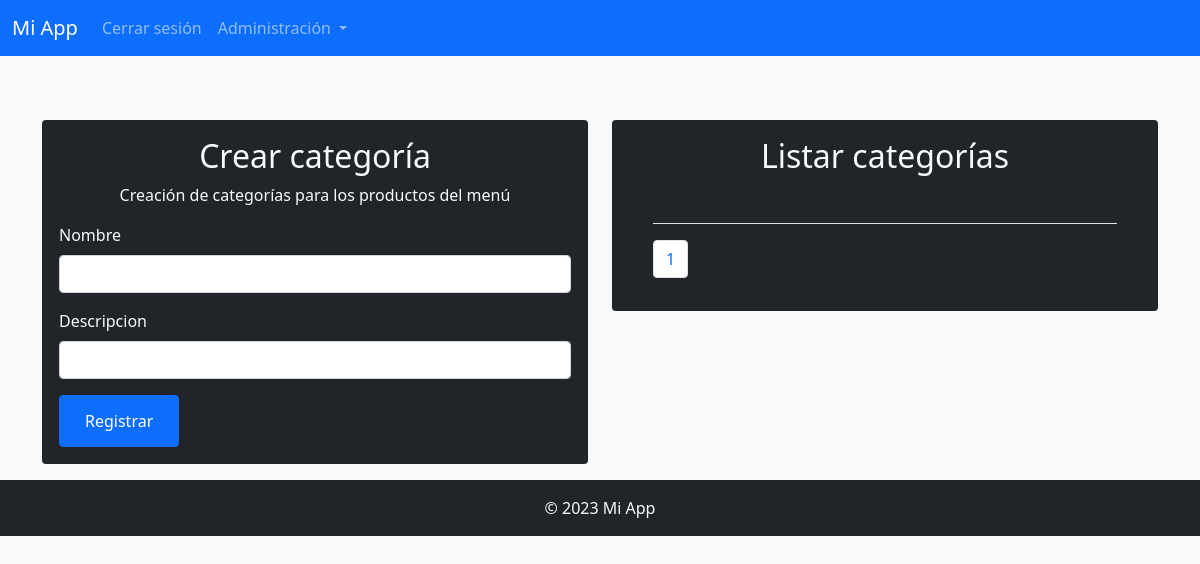
/admin/categoria?pagina=2&elementos=5 (signed in), run on an earlier commit of the app's database.
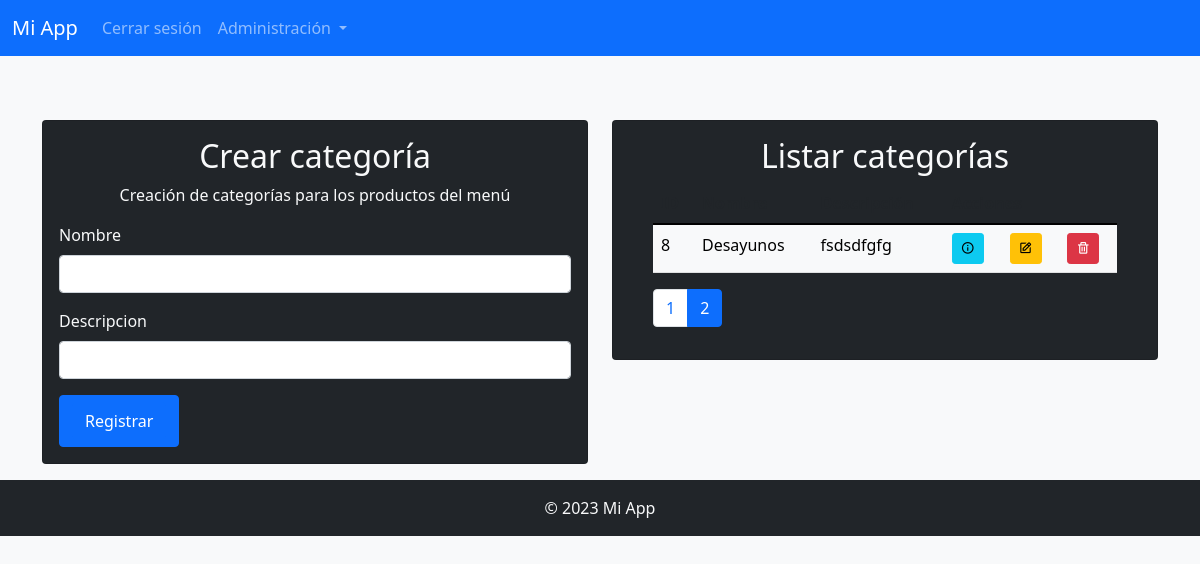
And on a later commit of the database.
### models/CategoriasMenu.py (models this page shows)
class CategoriasMenu(db.Model):
  id = db.Column(db.Integer, primary_key=True)
  nombre = db.Column(db.String(20), unique=True, nullable=False)
  descripcion = db.Column(db.String(200), nullable=False)

### routes/menu/categorias.py (the view, shortened to what this page needs)
@categorias_menu.route('/admin/categoria', methods=['POST', 'GET'])
@login_required
def adm_categoria():
  form = CategoriaMenuForm()
  pagina = request.args.get('pagina', 1, type=int)
  categorias_por_pagina = request.args.get('elementos', 5, type=int)
  categorias_paginadas = CategoriasMenu.query.paginate(page=pagina, per_page=categorias_por_pagina, error_out=False)
  return render_template('admin/categoria.html', form=form, categorias_paginadas=categorias_paginadas)

### forms/forms.py
class CategoriaMenuForm(FlaskForm):
  nombre = StringField('Nombre', validators=[DataRequired()])
  descripcion = StringField('Descripcion', validators=[DataRequired()])
  submit = SubmitField('Registrar')

### models/User.py (called while the page is built)
@login_manager.user_loader
def load_user(user_id):
  return User.query.get(int(user_id))

### templates/admin/categoria.html (shortened to what this page needs)
{% extends "base.html" %}
{% block content %}
<div class="row justify-content-center">
  <div class="col-lg-6 col-md-12">
    <div class="card bg-dark text-light mt-5">
      <div class="card-body">
        <h2 class="text-center text-light">Crear categoría</h2>
        <p class="text-center text-light">Creación de categorías para los productos del menú</p>
        <form method="POST">
          <div class="mb-3">
            {{ form.nombre.label(class="form-label text-light") }}
            {{ form.nombre(class="form-control") }}
          </div>
          <div class="mb-3">
            {{ form.descripcion.label(class="form-label text-light") }}
            {{ form.descripcion(class="form-control") }}
          </div>
          <button class="btn btn-primary btn-block">
            {{ form.submit(class="btn btn-primary btn-block") }}
          </button>
        </form>
      </div>
    </div>
  </div>
  <div class="col-lg-6 col-md-12">
    <div class="card bg-dark text-light mt-5">
      <div class="card-body">
        <h2 class="text-center text-light">Listar categorías</h2>
        <div class="container table-responsive">
          <table class="table">
            <thead class="thead-light">
              <tr>
                <th>ID</th>
                <th>Nombre</th>
                <th>Descripción</th>
                <th colspan="3">Acciones</th>
              </tr>
            </thead>
            <tbody class="table-light">
              {% for categoria in categorias_paginadas %}
              <tr>
                <td>{{categoria.id}}</td>
                <td>{{categoria.nombre}}</td>
                <td>{{categoria.descripcion}}</td>
                <td>
                  <button type="button" class="btn btn-sm btn-info" onclick="eliminar()">
                    <i class='bx bx-info-circle'></i>
                  </button>
                </td>
                <td>
                  <button type="button" class="btn btn-sm btn-warning" onclick="eliminar()">
                    <i class='bx bx-edit'></i>
                  </button>
                </td>
                <td>
                  <button type="button" class="btn btn-sm btn-danger" onclick="eliminarCategoria({{ categoria.id }})">
                    <i class='bx bx-trash'></i>
                  </button>
                </td>
              </tr>
              {% endfor %}
            </tbody>
          </table>
          <ul class="pagination">
            {% for pag_num in categorias_paginadas.iter_pages() %}
              {% if pag_num %}
                {% if categorias_paginadas.page == pag_num %}
                  <li class="page-item active"><span class="page-link">{{ pag_num }}</span></li>
                {% else %}
                  <li class="page-item"><a class="page-link" href="{{ url_for('categorias_menu.adm_categoria', pagina=pag_num, elementos=5) }}">{{ pag_num }}</a></li>
                {% endif %}
              {% else %}
                <span class="ellipsis">...</span>
              {% endif %}
            {% endfor%}
          </ul>
        </div>
      </div>
    </div>
  </div>
</div>
{% endblock %}

### templates/base.html (shortened to what this page needs)
<!DOCTYPE html>
<html lang="es">
<head>
  <link href="https://cdn.jsdelivr.net/npm/bootstrap@5.1.3/dist/css/bootstrap.min.css" rel="stylesheet"
>
  <link rel="stylesheet" href="https://bootstrap.themes.guide/herbie/theme.css">
  <link rel="stylesheet" href="https://cdn.jsdelivr.net/npm/boxicons@2.0.7/css/boxicons.min.css">
</head>
<body class="bg-light text-light">
  <nav class="navbar navbar-expand-lg navbar-dark bg-primary">
    <div class="container-fluid">
      <a class="navbar-brand" href="#">Mi App</a>
      <div class="collapse navbar-collapse" id="navbarNavDropdown">
        <ul class="navbar-nav">
          {% if current_user.is_authenticated %}
          <li class="nav-item">
            <a class="nav-link" href="{{ url_for('usuario_route.cerrar_sesion') }}">Cerrar sesión</a>
          </li>
          <li class="nav-item dropdown">
            <a class="nav-link dropdown-toggle" href="#" role="button" data-bs-toggle="dropdown" aria-expanded="false">
              Administración
            </a>
          </li>
          {% else %}
          <li class="nav-item">Inicia sesión o <a href="{{ url_for('usuario_route.registro') }}"
              class="link-primary">regístrate</a> para acceder al sitio</li>
          {% endif %}
        </ul>
      </div>
    </div>
  </nav>
  <div class="container mt-3">
    <div class="content">
      {% block content %}{% endblock %}
    </div>
  </div>
  <footer class="bg-dark text-light text-center mt-3 py-3">
    <p class="mb-0">&copy; 2023 Mi App</p>
  </footer>
</body>
</html>

What changed in the data, as far as the page shows it:
added CategoriasMenu: id "8", nombre "Desayunos", descripcion "fsdsdfgfg"
Also different on the page:
new list line: "2"
